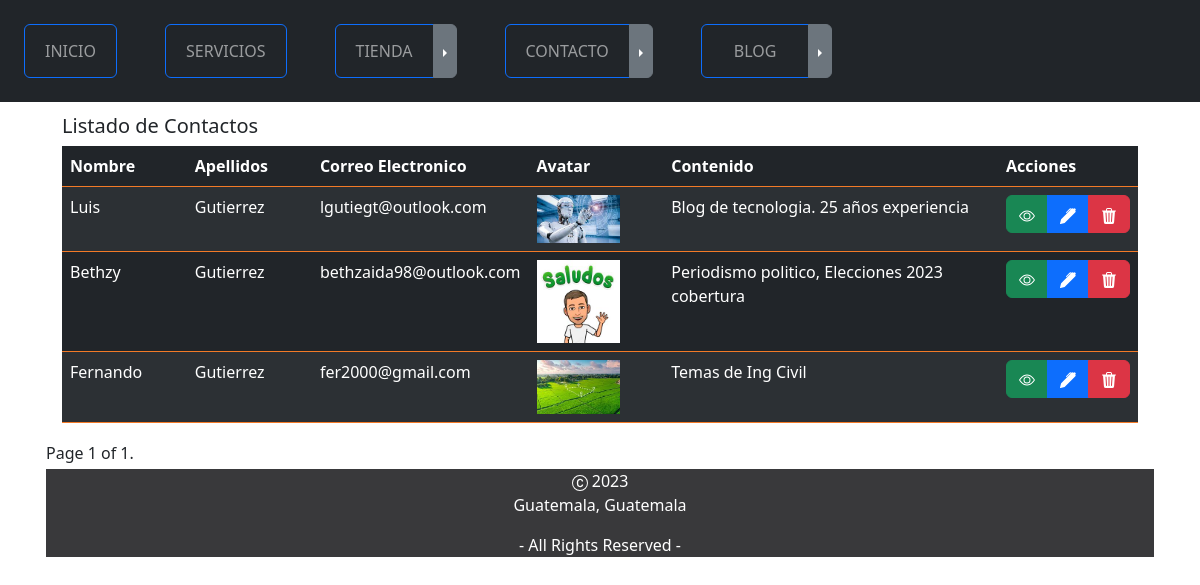
The app's page /contacto/listado with its own data.
### contacto/models.py (models this page shows, shortened)
class Contacto(models.Model):
    firstname = models.CharField(max_length=50)
    lastname = models.CharField(max_length=50)
    email = models.CharField(max_length=50)
    imagen = models.ImageField(upload_to="contacto",help_text="Test Help")
    contenido = models.CharField(max_length=2000,null=True)
    created = models.DateTimeField(auto_now_add=True )
    updated = models.DateTimeField(auto_now=True)
    class Meta:
        verbose_name = 'contacto'
        verbose_name_plural = 'contactos'
        db_table = 'demo_contacto'

### contacto/views.py (the view)
# urls.py: path('listado', ContactoListado.as_view(template_name="contacto/index.html"), name='leerContacto'),
class ContactoListado(ListView):
    paginate_by = 5
    model = Contacto

### contacto/templates/contacto/index.html (shortened to what this page needs)
{% extends "master.html" %}
{% load static %}
{% load bootstrap_icons %}
{% block content %}
    <div class="container mt-2 w-100">
        <div class="d-flex align-items-center justify-content-center">
            <div class="table-responsive">
                <div class="container">
                    <h5>Listado de Contactos</h5>
                    <table class="table table-striped table-hover table-dark border-color-custom1">
                        <thead class="thead-dark">
                            <tr>
                                <th scope="col" width="13%">Nombre</th>
                                <th scope="col" width="13%">Apellidos</th>
                                <th scope="col" width="15%">Correo Electronico</th>
                                <th scope="col" width="15%">Avatar</th>
                                <th scope="col" width="40%">Contenido</th>
                                <th>Acciones</th>
                            </tr>
                        </thead>
                        <tbody class="border-color-custom1">
                            {% for contacto in object_list  %}
                                <tr>
                                    <td>{{ contacto.firstname }}</td>
                                    <td>{{ contacto.lastname }}</td>
                                    <td>{{ contacto.email }}</td>
                                    <td>
                                        {% if contacto.imagen %}
                                            <img src="{{ contacto.imagen.url }}"
                                                 alt="{{ contacto.firstname }}"
                                                 class="img-fluid"
                                                 width="70%"
                                                 height="70%"/>
                                        {% endif %}
                                    </td>
                                    <td>{{ contacto.contenido }}</td>
                                    <td>
                                        <form method="post" action="{% url 'eliminarContacto' contacto.id %}">
                                            <div class="btn-group">
                                                <a href="{% url 'detalleContacto' contacto.id %}"
                                                   title="Ver"
                                                   type="button"
                                                   class="btn btn-success">
                                                </a>
                                                <a href="{% url 'editarContacto' contacto.id %}"
                                                   title="Editar"
                                                   type="button"
                                                   class="btn btn-primary">
                                                </a>
                                                <button class="btn btn-danger" onclick="return eliminar();" type="submit">
                                                </button>
                                            </div>
                                        </form>
                                    </td>
                                </tr>
                            {% endfor %}
                        </tbody>
                    </table>
                </div>
            </div>
        </div>
        <div class="pagination">
            <span class="step-links">
                <span class="current">Page {{ page_obj.number }} of {{ page_obj.paginator.num_pages }}.</span>
            </span>
        </div>
    </div>
{% endblock %}

### ProyectoWebApp/static/ProyectoWebApp/css/style.css (style rules this page uses)
.border-color-custom1 { border-color: #f37a27 !important; }
.container { padding: 2px 16px; }

### records on screen
Contacto: firstname "Luis", lastname "Gutierrez", email "lgutiegt@outlook.com", imagen (picture), contenido "Blog de tecnologia. 25 años experiencia"
Contacto: firstname "Bethzy", lastname "Gutierrez", email "bethzaida98@outlook.com", imagen (placeholder picture), contenido "Periodismo politico, Elecciones 2023 cobertura"
Contacto: firstname "Fernando", lastname "Gutierrez", email "fer2000@gmail.com", imagen (picture), contenido "Temas de Ing Civil"

### other values on screen
{{ page_obj.number }} "1"
{{ page_obj.paginator.num_pages }} "1"
